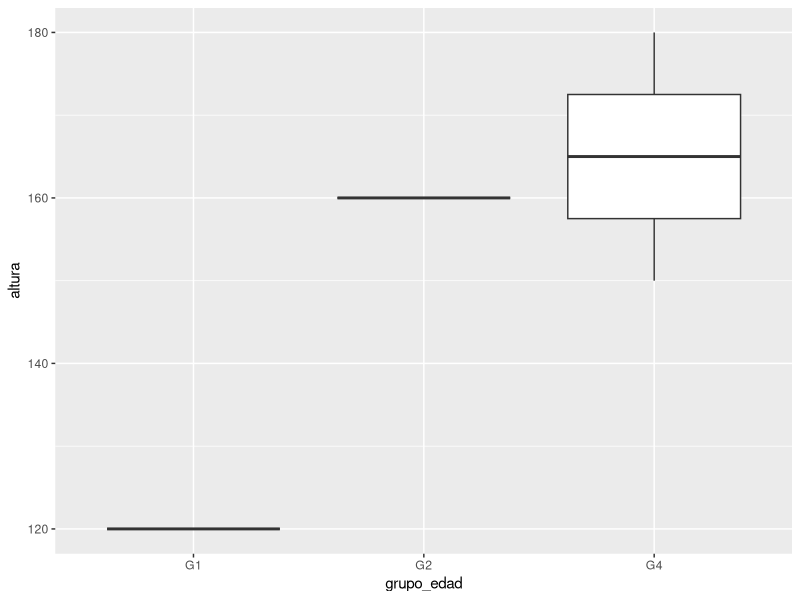
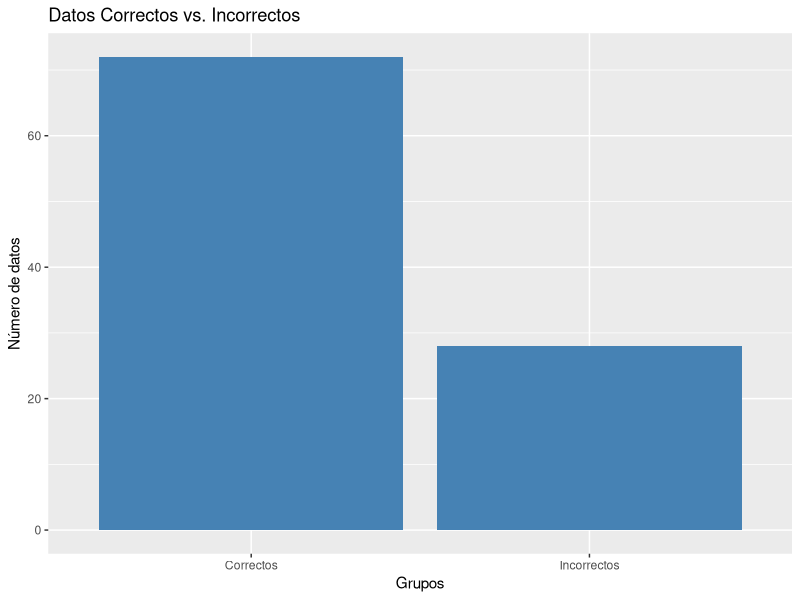
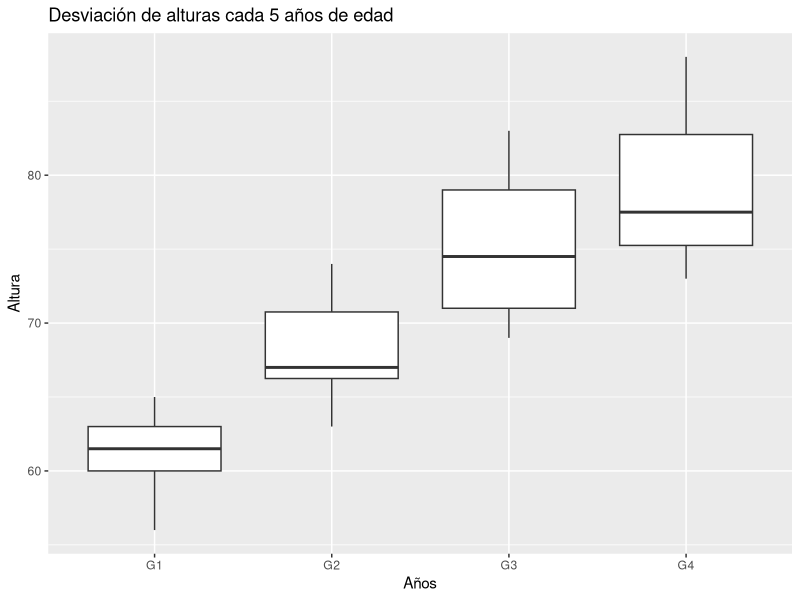

Here is the R script that generated these plots, in order:
# Teoría
## ¿Entre otros, para qué usamos R?
### a) Sólo estadística e inferencia
### b) Estadística, inferencia
### c) Para procesar grandes cantidades de datos de manera fácil, rápida y sencilla
### d) Son correctas b) y c)

## Definimos un vector en R como...
### a) Un conjunto de elementos encadenados uno detrás de otro
### b) Un conjunto de elementos ordenados encadenados uno detrás de otro
### c) Un conjunto de elementos del mismo tipo
### d) Un conjunto de elementos ordenados del mismo tipo

## Dado el dataframe "df1" compuesto de 4 columnas, "nombre", "edad", "altura" y "fecha_nacimiento",
## ¿cómo obtengo un dataframe ordenado desdencentemente por fecha de nacimiento?
### a) df[order(as.Date(df$fecha_nacimiento, format="%d-%m-%Y"), decreasing=T),]
### b) sort(df, "fecha_nacimiento")
### c) df[order(as.Date(df$fecha_nacimiento, format="%d-%m-%Y")),]
### d) df[order(as.Date(df$fecha_nacimiento, format="%d-%m-%Y"), decreasing=T)]

## Dado el dataframe "df1" compuesto por 4 columnas, "nombre", "edad", "altura" y "fecha_nacimiento"
## se quiere visualizar una agrupación de alturas por rangos de edad. Los rangos son: de 0-12 años,
## 12-18 años, 18-25 años, 25+ años. ¿Qué afirmación es más acertada?
### a) Primero hago agrupo por edad, por ejemplo con df[df$edad < 12] y luego muestro un diagrama de cajas
### b) Sólo con mostrar un diagrama de puntos vale, x=edad, y=altura
### c) Primero, construyo una función que me permita segmentar el dataframe en grupos de edad, por ejemplo
###   grupo_1 <- dame_grupo_edad(df1, c(0,12)). Este dataframe tendrá la forma 
###   "grupo_1" <- data.frame(grupo=c("grupo_1", "grupo_1"), altura=c(127, 180)). Finalmente muestro los datos
###   utilizando un diagrama de cajas.
### d) Primero, df$grupo_edad <- cut(df$edad, c(0, 12, 18, 25, Inf), labels=c("G1", "G2", "G3", "G4")). Finalmente muestro los datos
###   utilizando un diagrama de cajas
    
# Práctica
## Se evaluar la integridad de los datos de un dataframe "df1" que se provee a continuación. 
## Este dataframe se compone de las columnas "nombre", "edad", "altura" y "fecha_nacimiento". 
## Según la OMS los grupos de edad se segmentan para niños y niñas hasta los 18 años. 
## Para simplificar, utilizaremos la referencia de las niñas.

## En formato dataframe, los rangos de edad son:
altura_edad_ninas <- data.frame(Edad = c(0,1,2,3,4,5,6,7,8,9,10,11,12,13,14,15,16,17,18),
                               Percentil_3 = c(44.2, 47.4, 50.0, 52.5, 54.5, 56.2, 57.7, 59.1, 60.5, 61.8, 63.0, 64.2, 65.3, 66.4, 67.5, 68.6, 69.6, 70.6, 71.6),
                               Percentil_15 = c(46.6, 50.0, 53.1, 55.8, 57.9, 59.6, 61.1, 62.6, 64.0, 65.4, 66.7, 68.0, 69.2, 70.4, 71.5, 72.6, 73.7, 74.7, 75.7),
                               Percentil_50 = c(50.0, 53.4, 56.5, 59.2, 61.3, 63.0, 64.6, 66.2, 67.8, 69.2, 70.6, 71.9, 73.2, 74.4, 75.6, 76.8, 77.9, 79.0, 80.0),
                               Percentil_85 = c(53.4, 57.1, 60.3, 63.1, 65.3, 67.0, 68.7, 70.4, 72.0, 73.5, 74.9, 76.3, 77.7, 79.1, 80.4, 81.7, 82.9, 84.0, 85.2),
                               Percentil_97 = c(55.8, 59.7, 63.3, 66.1, 68.4, 70.2, 71.9, 73.6, 75.3, 76.9, 78.4, 79.9, 81.4, 82.8, 84.2, 85.6, 86.9, 88.2, 89.5))

## Se pide:
### a) Evaluar si la edad marcada en el dataframe coincide con la fecha de nacimiento.
### b) Evaluar si la altura de cada individuo está dentro del rango de edad adecuado
### c) Mostrar los datos correctos vs incorrectos de a) gráficamente.
### d) Mostrar un diagrama de cajas por alturas en franjas de 5 años sólo de los datos correctos.

## El dataframe df1 se provee a continuación:

## BEGIN PRUEBAS
edad <- c(12, 27, 55, 17)
fecha_nacimiento <- as.Date(c("01-01-1999", "01-01-2021", "01-01-2023", "01-01-2022"), format="%d-%m-%Y")
nombre <- c("Anastasia", "Maria", "Juan", "Pedro")
altura <- c(120, 150, 180, 160)

# Ordenar por fecha
df <- data.frame(nombre=nombre, edad=edad, altura=altura, fecha_nacimiento=fecha_nacimiento)
df[order(as.Date(df$fecha_nacimiento, format="%d-%m-%Y"), decreasing=T),]

# Hacer grupos
df$grupo_edad <- cut(df$edad, c(0, 12, 18, 25, Inf), labels=c("G1", "G2", "G3", "G4"))
df
# END PRUEBAS

# install.packages("ggplot2")
library(ggplot2)
ggplot(df, aes(x=grupo_edad, y=altura)) +
  geom_boxplot()

# Crear dataframe ejemplo
# Cargar paquete lubridate para trabajar con fechas

calcular_anios <- function(fecha) { # Probado
  fecha_calculo <- as.POSIXct(as.Date("2023-05-13", format="%Y-%m-%d"), origin = "1980-01-01")
  fecha <- as.POSIXct(fecha, origin = "1980-01-01")
  edad <- as.numeric(fecha_calculo - fecha) / 365.25
  edad <- round(edad)
  return(edad)
}

altura_por_edad <- function(edades) {
  altura <- rep(NA, length(edades))
  df <- altura_edad_ninas
  
  for (i in seq_along(edades)) {
    edad <- edades[i]
    if (edad %in% df$Edad) {
      p3 <- df$Percentil_3[df$Edad == edad]
      p15 <- df$Percentil_15[df$Edad == edad]
      p50 <- df$Percentil_50[df$Edad == edad]
      p85 <- df$Percentil_85[df$Edad == edad]
      p97 <- df$Percentil_97[df$Edad == edad]
      
      # Calcular la desviación estándar para tener una probabilidad de 2/3
      sd <- (p85 - p15) / 2
      
      # Generar una altura aleatoria con una probabilidad de 2/3
      altura[i] <- rnorm(1, p50, sd)
      
      # Si la altura es negativa, se cambia al valor absoluto
      if (altura[i] < 0) {
        altura[i] <- abs(altura[i])
      }
      
      # Ajustar la altura si la edad es mayor de 18 años
      if (edad > 18 && !is.na(p97) && altura[i] > p97) {
        altura[i] <- p97 * 1.25
      }
    }
  }
  
  return(altura)
}


crear_dataframe <- function() { # Probado
  tryCatch(year("2023-05-13"), 
           error = function(e) { install.packages("lubridate") }, 
           warning = function(w) { }, 
           finally = { library(lubridate) })
  
  n_rows <- 100
  # Definir fecha de cálculo de la edad
  fecha_calculo <- year("2023-05-13")
  
  # Generar datos aleatorios para el dataframe
  nombres <- paste0("Nombre", 1:n_rows)
  fechas_nacimiento <- sample(seq(as.Date("2005-01-01", format="%Y-%m-%d"), as.Date("2020-05-13", format="%Y-%m-%d"), by = "day"), n_rows)
  edades <- calcular_anios(fechas_nacimiento)
  alturas <- altura_por_edad(edades)
  alturas <- replace(alturas, is.na(alturas), 155)
  # Asignar fechas de nacimiento que no cuadran con la edad (20% de los datos)
  indices_incorrectos <- sample(1:n_rows, 20)
  fechas_nacimiento[indices_incorrectos] <- as.Date(fecha_calculo, origin="1980-01-01", format="%Y-%m-%d") - years(round(edades[indices_incorrectos])) - sample(1:365, 20)
  fechas_nacimiento[indices_incorrectos] <- as.Date(fechas_nacimiento[indices_incorrectos], origin = "1980-01-01", format="%Y-%m-%d")
  
  # Crear dataframe
  df1 <- data.frame(nombre = nombres, edad = round(edades), altura = round(alturas), fecha_nacimiento = fechas_nacimiento)
  return(df1)
}

df1 <- crear_dataframe()
head(df1)

edad_real <- calcular_anios(df1$fecha_nacimiento)
coincide <- edad_real == df1$edad
length(coincide[coincide]) # Cuantos hay bien

### a) Evaluar si la edad marcada en el dataframe coincide con la fecha de nacimiento.
edad_real <- calcular_anios(df1$fecha_nacimiento)
df1$coincide_fne <- edad_real == df1$edad

### b) Evaluar si la altura de cada individuo está dentro del rango de edad adecuado
summary(altura_edad_ninas)

altura_correcta <- function(edad, altura) {
  correcta <- (altura >= altura_edad_ninas[altura_edad_ninas$Edad == edad, colnames(altura_edad_ninas)[2]]) & (altura <= altura_edad_ninas[altura_edad_ninas$Edad == edad, colnames(altura_edad_ninas)[ncol(altura_edad_ninas)]])
  if (edad > 18) {
    correcta <- altura >= max(altura_edad_ninas$Percentil_97)
  }
  return(correcta)
}

altura_correcta(5,50)

alturas_correctas <- function(edades, alturas) {
  respuestas <- list()
  for (i in 1:length(edades)) {
    edad <- edades[i]
    altura <- alturas[i]
    
    respuestas[i] <- altura_correcta(edad, altura)
  }
  
  return(respuestas)
}

df1$alturas_correctas <- alturas_correctas(df1$edad, df1$altura)

### c) Mostrar los datos correctos vs incorrectos de a) gráficamente.
datos_correctos <- df1[df1$coincide_fne == TRUE & df1$alturas_correctas == TRUE,seq(1:4)]
datos_incorrectos <- df1[df1$coincide_fne == FALSE | df1$alturas_correctas == FALSE,seq(1:4)]
n_datos_correctos <- nrow(datos_correctos)
n_datos_incorrectos <- nrow(datos_incorrectos)
df_correctos_incorrectos <- data.frame(grupos=c("Correctos", "Incorrectos"), n_of=c(n_datos_correctos, n_datos_incorrectos))

ggplot(df_correctos_incorrectos, aes(x=grupos, y=n_of)) +
  geom_bar(stat="identity", fill="steelblue") +
  labs(title="Datos Correctos vs. Incorrectos", x="Grupos", y="Número de datos")

### d) Mostrar un diagrama de cajas por alturas en franjas de 5 años sólo de los datos correctos.
datos_correctos$grupos <- cut(datos_correctos$edad, c(0, 5, 10, 15, 20, 25, 30, 35, Inf), labels=c("G1", "G2", "G3", "G4", "G5", "G6", "G7", "G8"))
ggplot(datos_correctos, aes(x=grupos, y=altura)) +
  geom_boxplot() +
  labs(title="Desviación de alturas cada 5 años de edad", x="Años", y="Altura")
